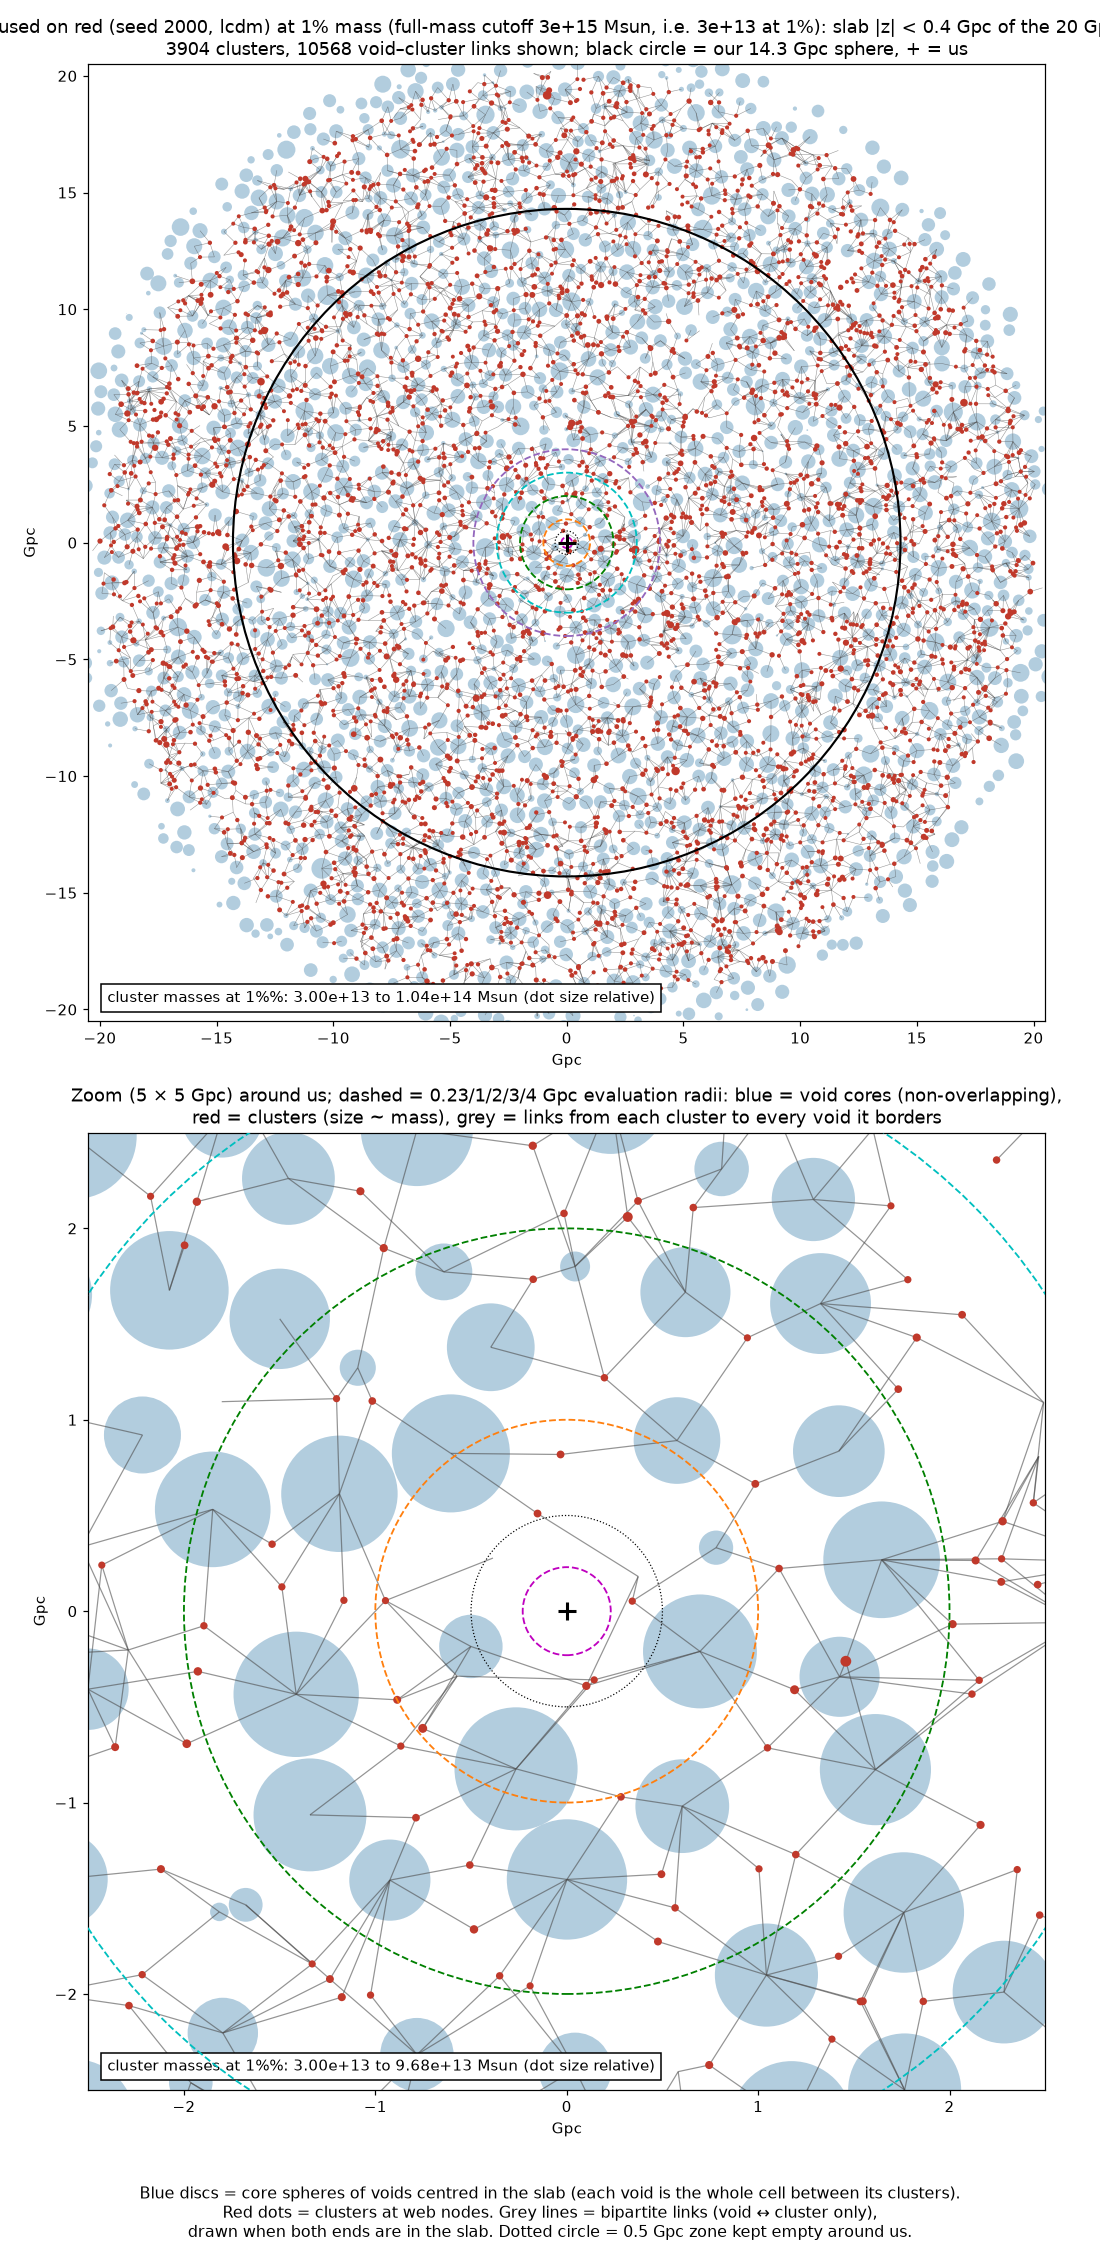

Here is the Python script that generated this plot:
# AUTO-WRAP generator for L11_web_slab.png
"""L11_web_slab.png -- generating script (placed beside the PNG per the every-PNG-has-its-.py rule).

Provenance: byte-identical to cosmology-course/.../constrained/red_web_s2000_bodies_1pct.png; generator recovered as coepdf/book/recovered/f06.py
Embedded source: /workspace/coepdf/book/recovered/f06.py  (verbatim below, unmodified)
Run:  python3 L11_web_slab.py   -> writes L11_web_slab_regen.png beside this file (the original PNG is never overwritten).
The embedded code runs with cwd = /workspace/coepdf/book/recovered so its input files resolve; any other files it
tries to write are diverted to a scratch dir.
"""
import os, sys, builtins, tempfile
HERE = os.path.dirname(os.path.abspath(__file__))
OUT = os.path.join(HERE, 'L11_web_slab' + '_regen.png')
SRC_CWD = '/workspace/coepdf/book/recovered'
MATCH = ['red_web_s2000_bodies_1pct.png']       # basename(s) the source saves this figure under
SCRATCH = tempfile.mkdtemp(prefix='regen_L11_web_slab_')
import matplotlib; matplotlib.use('Agg')
import matplotlib.figure as _mf
_orig_open = builtins.open
def _divert(p):
    p = os.fspath(p)
    if os.path.abspath(p) == OUT: return p
    return os.path.join(SCRATCH, os.path.basename(p))
def _open(file, mode='r', *a, **k):
    if isinstance(file, (str, bytes, os.PathLike)) and any(c in mode for c in 'wax+'):
        file = _divert(file)
    return _orig_open(file, mode, *a, **k)
builtins.open = _open
_orig_save = _mf.Figure.savefig
def _savefig(self, fname, *a, **k):
    if isinstance(fname, (str, os.PathLike)):
        b = os.path.basename(os.fspath(fname))
        fname = OUT if b in MATCH else os.path.join(SCRATCH, b)
    return _orig_save(self, fname, *a, **k)
_mf.Figure.savefig = _savefig
try:
    from PIL import Image as _I
    _ois = _I.Image.save
    def _isave(self, fp, *a, **k):
        if isinstance(fp, (str, os.PathLike)):
            b = os.path.basename(os.fspath(fp)); fp = OUT if (b in MATCH or os.path.abspath(os.fspath(fp)) == OUT) else os.path.join(SCRATCH, b)
        return _ois(self, fp, *a, **k)
    _I.Image.save = _isave
except Exception: pass
os.chdir(SRC_CWD); sys.path.insert(0, SRC_CWD)
sys.argv = ['/workspace/coepdf/book/recovered/f06.py'] + []

SOURCE = '"""Plain side view of one generated network: slab |z| < half-thickness, void core spheres cut by the slab,\nclusters, and every void-cluster link with both ends in the slab. Full region + zoom."""\nimport os,sys,numpy as np,matplotlib; matplotlib.use("Agg"); import matplotlib.pyplot as plt\nfrom matplotlib.collections import LineCollection,PatchCollection\nME=\'/workspace/coe-cosmology-gh/draft/current/analyses/void_mass_network\'; sys.path.insert(0,ME); import vmn_gen as G\nMmin=float(sys.argv[1]) if len(sys.argv)>1 else 3e15\ng=G.generate(Mmin=Mmin,seed=2000,comp_mode="lcdm"); S=g["S"]/1000; XC=g["XC"]/1000; Rv=g["Rv"]/1000; L=g["links"]; R=g["params"]["R_out"]/1000\ndef draw(ax,lim,hz,cen=(0,0)):\n    sv=(np.abs(S[:,2])<hz)&(np.abs(S[:,0]-cen[0])<lim+2)&(np.abs(S[:,1]-cen[1])<lim+2)\n    rc=np.sqrt(np.maximum(Rv[sv]**2-np.maximum(np.abs(S[sv,2])-0,0)**2,0))      # radius of the slice through z=0\n    pc=PatchCollection([plt.Circle(S[i,:2],r) for i,r in zip(np.where(sv)[0],rc) if r>0],facecolor="#2471a3",alpha=0.35,edgecolor="none",zorder=1)\n    ax.add_collection(pc)\n    sc=(np.abs(XC[:,2])<hz)&(np.abs(XC[:,0]-cen[0])<lim+2)&(np.abs(XC[:,1]-cen[1])<lim+2)\n    lk=L[sc[L[:,0]]&sv[L[:,1]]]\n    seg=np.stack([XC[lk[:,0],:2],S[lk[:,1],:2]],1)\n    ax.add_collection(LineCollection(seg,colors="0.3",linewidths=0.35 if lim>8 else 0.8,alpha=0.6,zorder=2))\n    m=0.01*g["MC"][sc]; ax.scatter(XC[sc,0],XC[sc,1],s=(2 if lim>8 else 8)+(30 if lim>8 else 80)*(m/m.max())**1.5,c="#c0392b",edgecolors="none",zorder=3); ax.text(0.02,0.02,f"cluster masses at 1%%: {m.min():.2e} to {m.max():.2e} Msun (dot size relative)",transform=ax.transAxes,fontsize=10,bbox=dict(fc="w"))\n    ax.add_patch(plt.Circle((0,0),14.3,fill=False,color="k",lw=1.4,zorder=4)); ax.plot(0,0,"k+",ms=12,mew=2,zorder=5)\n    ax.add_patch(plt.Circle((0,0),0.5,fill=False,color="k",lw=0.8,ls=":",zorder=4))\n    for rr,cc in ((0.23,"m"),(1,"tab:orange"),(2,"g"),(3,"c"),(4,"tab:purple")): ax.add_patch(plt.Circle((0,0),rr,fill=False,color=cc,lw=1.2,ls="--",zorder=4))\n    ax.set_xlim(cen[0]-lim,cen[0]+lim); ax.set_ylim(cen[1]-lim,cen[1]+lim); ax.set_aspect("equal"); ax.set_xlabel("Gpc"); ax.set_ylabel("Gpc")\n    return sv.sum(),sc.sum(),len(lk)\nfig,ax=plt.subplots(2,1,figsize=(10,20.5))\na,b,c=draw(ax[0],R+0.5,0.4); ax[0].set_title(f"Web used on red (seed 2000, lcdm) at 1% mass (full-mass cutoff {Mmin:.0e} Msun, i.e. {0.01*Mmin:.0e} at 1%): slab |z| < 0.4 Gpc of the {R:.0f} Gpc region\\n{b} clusters, {c} void–cluster links shown; black circle = our 14.3 Gpc sphere, + = us",fontsize=12)\na,b,c=draw(ax[1],2.5,0.4,cen=(0,0)); ax[1].set_title(f"Zoom (5 × 5 Gpc) around us; dashed = 0.23/1/2/3/4 Gpc evaluation radii: blue = void cores (non-overlapping),\\nred = clusters (size ~ mass), grey = links from each cluster to every void it borders",fontsize=12)\nfig.text(0.5,0.008,"Blue discs = core spheres of voids centred in the slab (each void is the whole cell between its clusters).\\nRed dots = clusters at web nodes. Grey lines = bipartite links (void ↔ cluster only),\\ndrawn when both ends are in the slab. Dotted circle = 0.5 Gpc zone kept empty around us.",ha="center",fontsize=10.5)\nfig.tight_layout(rect=(0,0.045,1,1)); fig.savefig("/workspace/cosmology-course/notes/accel/gr/rings_cmb/v11/clusters_voids/quad_balance/mass_family_scan/constrained/red_web_s2000_bodies_1pct.png",dpi=110)\n'
exec(compile(SOURCE, '/workspace/coepdf/book/recovered/f06.py', 'exec'), {'__name__': '__main__', '__file__': '/workspace/coepdf/book/recovered/f06.py'})
print('wrote', OUT if os.path.exists(OUT) else '(no matching figure produced)')
